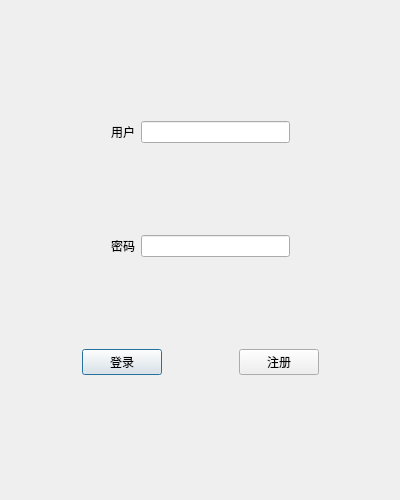
<?xml version="1.0" encoding="UTF-8"?>
<ui version="4.0">
 <class>loginClass</class>
 <widget class="QDialog" name="loginClass">
  <property name="geometry">
   <rect>
    <x>0</x>
    <y>0</y>
    <width>400</width>
    <height>500</height>
   </rect>
  </property>
  <property name="windowTitle">
   <string>login</string>
  </property>
  <widget class="QWidget" name="">
   <property name="geometry">
    <rect>
     <x>0</x>
     <y>84</y>
     <width>401</width>
     <height>331</height>
    </rect>
   </property>
   <layout class="QVBoxLayout" name="verticalLayout">
    <item>
     <layout class="QHBoxLayout" name="horizontalLayout_2">
      <item>
       <spacer name="horizontalSpacer">
        <property name="orientation">
         <enum>Qt::Horizontal</enum>
        </property>
        <property name="sizeType">
         <enum>QSizePolicy::Fixed</enum>
        </property>
        <property name="sizeHint" stdset="0">
         <size>
          <width>100</width>
          <height>20</height>
         </size>
        </property>
       </spacer>
      </item>
      <item>
       <widget class="QLabel" name="pwd_label_2">
        <property name="text">
         <string>用户</string>
        </property>
       </widget>
      </item>
      <item>
       <widget class="QLineEdit" name="pwd_lineEdit_2"/>
      </item>
      <item>
       <spacer name="horizontalSpacer_2">
        <property name="orientation">
         <enum>Qt::Horizontal</enum>
        </property>
        <property name="sizeType">
         <enum>QSizePolicy::Fixed</enum>
        </property>
        <property name="sizeHint" stdset="0">
         <size>
          <width>100</width>
          <height>20</height>
         </size>
        </property>
       </spacer>
      </item>
     </layout>
    </item>
    <item>
     <spacer name="verticalSpacer">
      <property name="orientation">
       <enum>Qt::Vertical</enum>
      </property>
      <property name="sizeType">
       <enum>QSizePolicy::Fixed</enum>
      </property>
      <property name="sizeHint" stdset="0">
       <size>
        <width>20</width>
        <height>60</height>
       </size>
      </property>
     </spacer>
    </item>
    <item>
     <layout class="QHBoxLayout" name="horizontalLayout">
      <item>
       <spacer name="horizontalSpacer_3">
        <property name="orientation">
         <enum>Qt::Horizontal</enum>
        </property>
        <property name="sizeType">
         <enum>QSizePolicy::Fixed</enum>
        </property>
        <property name="sizeHint" stdset="0">
         <size>
          <width>100</width>
          <height>20</height>
         </size>
        </property>
       </spacer>
      </item>
      <item>
       <widget class="QLabel" name="pwd_label">
        <property name="text">
         <string>密码</string>
        </property>
       </widget>
      </item>
      <item>
       <widget class="QLineEdit" name="pwd_lineEdit"/>
      </item>
      <item>
       <spacer name="horizontalSpacer_4">
        <property name="orientation">
         <enum>Qt::Horizontal</enum>
        </property>
        <property name="sizeType">
         <enum>QSizePolicy::Fixed</enum>
        </property>
        <property name="sizeHint" stdset="0">
         <size>
          <width>100</width>
          <height>20</height>
         </size>
        </property>
       </spacer>
      </item>
     </layout>
    </item>
    <item>
     <spacer name="verticalSpacer_2">
      <property name="orientation">
       <enum>Qt::Vertical</enum>
      </property>
      <property name="sizeType">
       <enum>QSizePolicy::Fixed</enum>
      </property>
      <property name="sizeHint" stdset="0">
       <size>
        <width>20</width>
        <height>60</height>
       </size>
      </property>
     </spacer>
    </item>
    <item>
     <layout class="QHBoxLayout" name="horizontalLayout_3">
      <item>
       <spacer name="horizontalSpacer_5">
        <property name="orientation">
         <enum>Qt::Horizontal</enum>
        </property>
        <property name="sizeHint" stdset="0">
         <size>
          <width>40</width>
          <height>20</height>
         </size>
        </property>
       </spacer>
      </item>
      <item>
       <widget class="QPushButton" name="pushButton">
        <property name="text">
         <string>登录</string>
        </property>
       </widget>
      </item>
      <item>
       <spacer name="horizontalSpacer_7">
        <property name="orientation">
         <enum>Qt::Horizontal</enum>
        </property>
        <property name="sizeHint" stdset="0">
         <size>
          <width>40</width>
          <height>20</height>
         </size>
        </property>
       </spacer>
      </item>
      <item>
       <widget class="QPushButton" name="pushButton_2">
        <property name="text">
         <string>注册</string>
        </property>
       </widget>
      </item>
      <item>
       <spacer name="horizontalSpacer_6">
        <property name="orientation">
         <enum>Qt::Horizontal</enum>
        </property>
        <property name="sizeHint" stdset="0">
         <size>
          <width>40</width>
          <height>20</height>
         </size>
        </property>
       </spacer>
      </item>
     </layout>
    </item>
   </layout>
  </widget>
 </widget>
 <layoutdefault spacing="6" margin="11"/>
 <resources>
  <include location="login.qrc"/>
 </resources>
 <connections/>
</ui>
